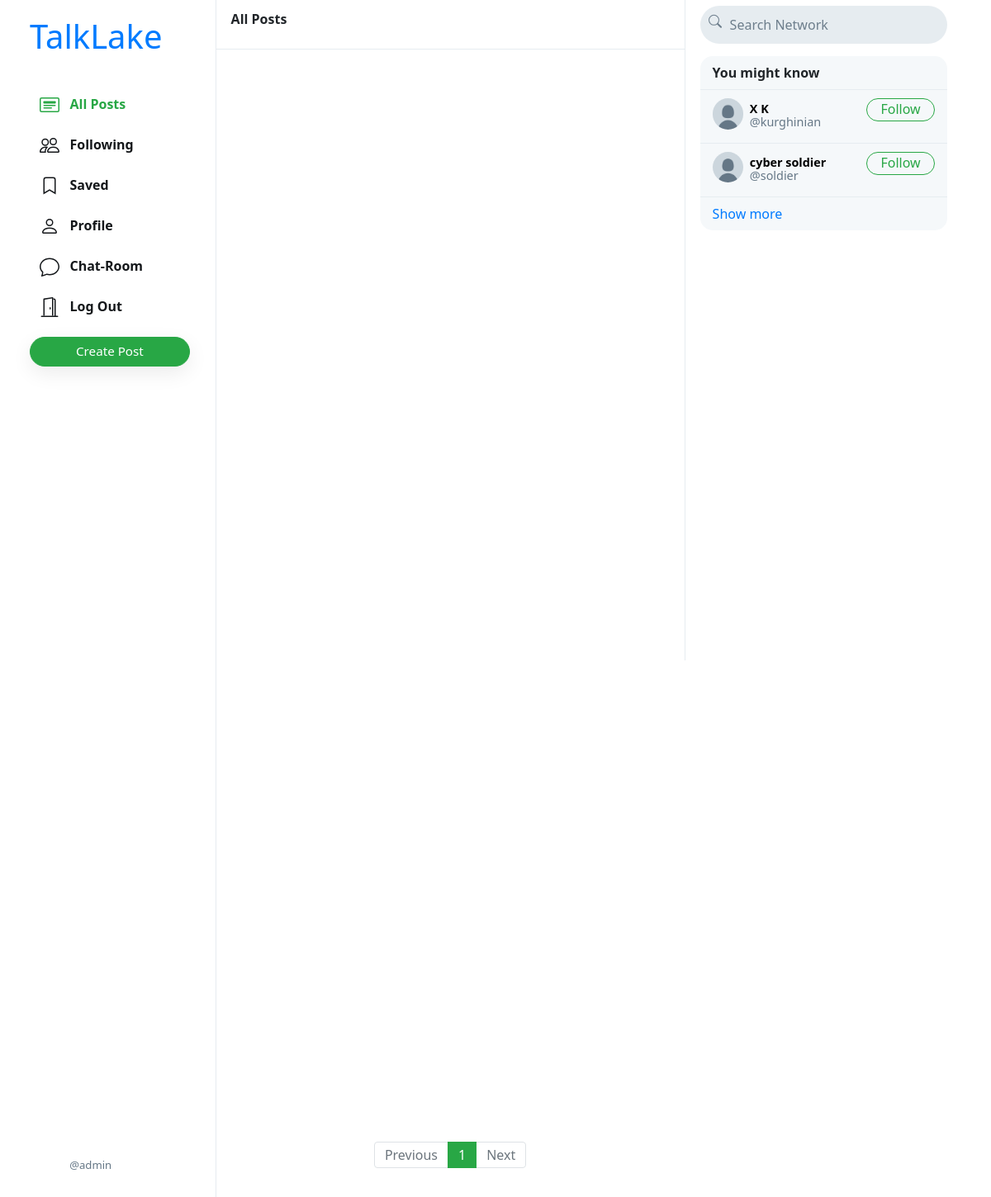
/ (signed in), run on the app's committed database.
### network/models.py (models this page shows, shortened)
class User(AbstractUser):
    profile_pic = models.ImageField(upload_to='profile_pic/')
    bio = models.TextField(max_length=160, blank=True, null=True)
    cover = models.ImageField(upload_to='covers/', blank=True)

### network/views.py (the view)
# urls.py: path("", views.index, name="index"),
def index(request):
    all_posts = Post.objects.all().order_by('-date_created')
    paginator = Paginator(all_posts, 10)
    page_number = request.GET.get('page')
    if page_number == None:
        page_number = 1
    posts = paginator.get_page(page_number)
    followings = []
    suggestions = []
    if request.user.is_authenticated:
        followings = Follower.objects.filter(followers=request.user).values_list('user', flat=True)
        suggestions = User.objects.exclude(pk__in=followings).exclude(username=request.user.username).order_by("?")[:6]
    return render(request, "network/index.html", {
        "posts": posts,
        "suggestions": suggestions,
        "page": "all_posts",
        'profile': False
    })

### network/templates/network/index.html (shortened to what this page needs)
{% extends "network/layout.html" %}
{% load static %}
{% block body %}
    <div class="main-div">
        <div class="left-div">
            <nav class="head heading">
                {% if page == 'all_posts' %}
                    All Posts
                {% elif page == 'following' %}
                    Following
                {% elif page == 'saved' %}
                    Saved
                {% elif page == 'profile' %}
                    Profile
                {% else %}
                    Explore
                {% endif %}
            </nav>
            <div class="left-div-content">
                <div class="posts-view">
                    <div class="main-div-content">
                        <nav aria-label="Page navigation example" class="pagination-bar">
                            <ul class="pagination justify-content-center">
                                {% if posts.has_previous %}
                                    <li class="page-item">
                                        <a class="page-link" href="?page={{ posts.previous_page_number | default:1}}" tabindex="-1" aria-disabled="true">Previous</a>
                                    </li>
                                {% else %}
                                    <li class="page-item disabled">
                                        <a class="page-link" href="" tabindex="-1" aria-disabled="true">Previous</a>
                                    </li>
                                {% endif %}
                                {% for each in posts.paginator.page_range %}
                                    {% if each == posts.number %}
                                        <li class="page-item active"><a class="page-link" href="?page={{each}}">{{each}}</a></li>
                                    {% else %}
                                        <li class="page-item"><a class="page-link" href="?page={{each}}">{{each}}</a></li>
                                    {% endif %}
                                {% endfor %}
                                {% if posts.has_next %}
                                    <li class="page-item">
                                        <a class="page-link" href="?page={{ posts.next_page_number }}">Next</a>
                                    </li>
                                {% else %}
                                    <li class="page-item disabled">
                                        <a class="page-link" href="">Next</a>
                                    </li>
                                {% endif %}
                            </ul>
                          </nav>
                    </div>
                </div>
            </div>
        </div>
    </div>
{% endblock %}

### network/templates/network/layout.html (shortened to what this page needs)
{% load static %}
<!DOCTYPE html>
<html lang="en">
    <head>
        <link rel="stylesheet" href="https://stackpath.bootstrapcdn.com/bootstrap/4.4.1/css/bootstrap.min.css">
        <link href="{% static 'network/styles.css' %}" rel="stylesheet">
    </head>
    <body>
        <div class="body" data-page="{{page}}">
            <div class="sidenav">
                <a href="{% url 'index' %}" class="navbar-brand">
                    <h1>TalkLake</h1>
                </a>
                <div style="height: 100%;">
                    <div>
                        <div>
                            <ul>
                                <li class="nav-item" id="all_posts">
                                <a href="{% url 'index' %}" class="nav-link">
                                    <div>
                                        &nbsp;&nbsp;All Posts
                                    </div>
                                </a>
                                </li>
                                {% if user.is_authenticated %}
                                    <li class="nav-item" id="following">
                                        <a href="{% url 'following' %}" class="nav-link">
                                            <div>
                                                &nbsp;&nbsp;Following
                                            </div>
                                        </a>
                                    </li>
                                    <li class="nav-item" id="saved">
                                        <a href="{% url 'saved' %}" class="nav-link">
                                            <div>
                                                <svg width="1.5em" height="1.5em" viewBox="0 0 16 16" class="bi bi-bookmark" fill="currentColor" xmlns="http://www.w3.org/2000/svg">
                                                    <path fill-rule="evenodd" d="M8 12l5 3V3a2 2 0 0 0-2-2H5a2 2 0 0 0-2 2v12l5-3zm-4 1.234l4-2.4 4 2.4V3a1 1 0 0 0-1-1H5a1 1 0 0 0-1 1v10.234z"/>
                                                  </svg>
                                                &nbsp;&nbsp;Saved
                                            </div>
                                        </a>
                                    </li>
                                    <li class="nav-item" id="profile">
                                        <a href="{% url 'profile' user.username %}" class="nav-link">
                                            <div>
                                                &nbsp;&nbsp;Profile
                                            </div>
                                        </a>
                                    </li>
                                    <li class="nav-item" id="following">
                                        <a href="/n/chatroom" class="nav-link">
                                            <div>
                                                &nbsp;&nbsp;Chat-Room
                                            </div>
                                        </a>
                                    </li>
                                    <li class="nav-item" id="logout">
                                        <a href="{% url 'logout' %}" class="nav-link">
                                            <div>
                                                &nbsp;&nbsp;Log Out
                                            </div>
                                        </a>
                                    </li>
                                {% endif %}
                            </ul>
                        </div>
                        {% if user.is_authenticated %}
                            <button id="popup-btn" class="btn btn-success new-post-btn" onclick="createpost()">Create Post</button>
                        {% endif %}
                    </div>
                    <div style="position: absolute; bottom: 10px;">
                        {% if user.is_authenticated %}
                            <li class="nav-item sidenav-user">
                                <a href="{% url 'profile' user.username %}" class="nav-link">
                                    <div class="user_account">
                                        <div class="small-profilepic" style="float: left; background-image: url(/media/{{user.profile_pic}})"></div>
                                        <div style="height: 2.7vw; margin: auto;">
                                            <div class="grey" style="margin-top: 4px;">@{{ user.username }}</div>
                                        </div>
                                    </div>
                                </a>
                            </li>
                        {% endif %}
                    </div>
                </div>
            </div>
            {% block body %}
            {% endblock %}
            <div class="right-div">
                <nav class="head">
                    <form action="#">
                        <div class="search-div">
                            <div>
                            </div>
                            <input type="text" name="query" id="search-box" placeholder="Search Network">
                        </div>
                    </form>
                </nav>
                <div class='right-div-content'>
                    <div class="space" style="background-color: white;"></div>
                    {% if user.is_authenticated %}
                        <div class="suggestion-box">
                            <div class="suggestion-header">
                                You might know
                            </div>
                            {% for suggestion in suggestions %}
                                <div class="suggestion-user">
                                    <div>
                                        <a href="{% url 'profile' suggestion.username %}">
                                            <div class="small-profilepic" style="background-image: url(/media/{{suggestion.profile_pic}})"></div>
                                        </a>
                                    </div>
                                    <div class="user-details">
                                        <a href="{% url 'profile' suggestion.username %}">
                                            <div id="user-name">
                                                <strong>
                                                    {{suggestion.first_name}} {{suggestion.last_name}}
                                                </strong>
                                            </div>
                                            <div class="grey">@{{suggestion.username}}</div>
                                        </a>
                                    </div>
                                    <div>
                                        <button class="btn btn-outline-success" type="button" onclick="follow_user(this,'{{suggestion.username}}','suggestion')">Follow</button>
                                    </div>
                                </div>
                            {% empty %}
                                    <div style="text-align: center; border-bottom: .5px solid #e6ecf0; padding: 10px 15px;">
                                        <span class="grey" style="font-size: .9em;">No suggestions available.</span>
                                    </div>
                            {% endfor %}
                            <div class="suggestion-footer">
                                <a href="#">Show more</a>
                            </div>
                        </div>
                    {% endif %}
                </div>
            </div>
        </div>
    </body>
</html>

### network/static/network/styles.css (style rules this page uses)
.body { display: flex; min-height: 100%; font-family: system-ui, sans-serif; }
.btn { border-radius: 20px; padding: 0.32rem 1rem 0.375rem 1rem; }
.btn, .btn:focus, .btn:active { box-shadow: none !important; -webkit-box-shadow: none !important; }
.grey { color: #657786; }
svg { vertical-align: text-top; }
.sidenav { height: 100%; width: 21.8%; position: fixed; top: 0; left: 0; padding: 15px; list-style: none; border-right: .5px solid #e6ecf0; z-index: 100; padding-left: 3%; background-color: white; }
.sidenav ul { list-style: none; padding-left: 0px; margin-top: 3vh; }
.sidenav li { margin-top: 7px; }
.sidenav .nav-link { color: #14171a; line-height: .7em; font-weight: 700; padding: 0px; }
.sidenav .nav-link > div { padding: 10px 20px 8px 12px; border-radius: 25px; line-height: 0.9em; width: max-content; }
.new-post-btn { padding-left: 55px !important; padding-right: 55px !important; font-size: .95em; font-weight: 530; box-shadow: rgba(0, 0, 0, 0.08) 0px 8px 24px !important; }
.user_account { display: flex; font-size: .82rem; font-weight: normal; padding-top: 3px !important; padding-bottom: 3px !important; padding-left: 3px !important; }
.user_account .small-profilepic { transform: scale(.82); margin-left: auto; margin-top: auto; }
.active a { color: #28a745 !important; }
.main-div { position: relative; width: 47.25%; min-height: 100vh; left: 21.8%; }
.left-div { position: relative; }
.head { height: 7.5vh; }
.heading { position: fixed; width: 47.255%; top: 0px; padding: 18px; border-bottom: .5px solid #e6ecf0; line-height: .7em; font-weight: 800; background-color: #fff; z-index: 1000; }
.left-div-content { margin-top: 7.5vh; }
.small-profilepic { width: 3.1vw; height: 3.1vw; border-radius: 9999px; overflow: hidden; margin-right: 8px; background-size: cover; background-repeat: no-repeat; background-position: center; box-sizing: content-box; }
.space { height: 8px; background-color: #e6ecf0; }
.pagination-bar { margin-top: 35px; margin-bottom: 35px; }
.pagination-bar .page-link { line-height: .9em; }
.page-item.active .page-link { color: white !important; background-color: #28a745; border-color: #28a745; }
.page-link { color: #28a745; }
.right-div { width: 28%; height: 100vh; position: fixed; right: 2.95%; border-left: .5px solid #e6ecf0; background-color: white; }
.right-div .head { padding: .9vh 1.5vw; }
.right-div .search-div { margin-left: auto; margin-right: auto; display: flex; border-radius: 25px; background-color: #e6ecf0; padding-left: 10px; padding-right: 10px; vertical-align: middle; }
#search-box { height: 5.7vh; border: none; background: none; outline: none; width: 100%; margin-left: 8px; }
#search-box::placeholder { color: #6d7e8c; }
.right-div-content { height: 92.5vh; overflow: auto; padding-left: 1.5vw; padding-right: 1.5vw; }
.suggestion-box, .guest-box { border-radius: 15px; overflow: hidden; background-color: #f5f8fa; }
.suggestion-header { padding: 13px 15px; line-height: .9em; font-weight: 800; border-bottom: .5px solid #e6ecf0; }
.suggestion-user { display: flex; padding: 10px 15px; font-size: .9em; border-bottom: .5px solid #e6ecf0; }
.suggestion-user a { color: black; text-decoration: none; }
.user-details { flex: 1; line-height: 1.1em; padding: 5px 0px 7px 0px; }
.suggestion-user .btn { padding: 0em 1em .09em 1em; }
.suggestion-footer { padding: 13px 15px; line-height: .9em; }
.suggestion-footer a { text-decoration: none; }

### data on the page
User: username "admin"
User: profile_pic (placeholder picture), first_name "X", last_name "K", username "kurghinian"
User: profile_pic (placeholder picture), first_name "cyber", last_name "soldier", username "soldier"

### other printed values
{{ each }} "1"
